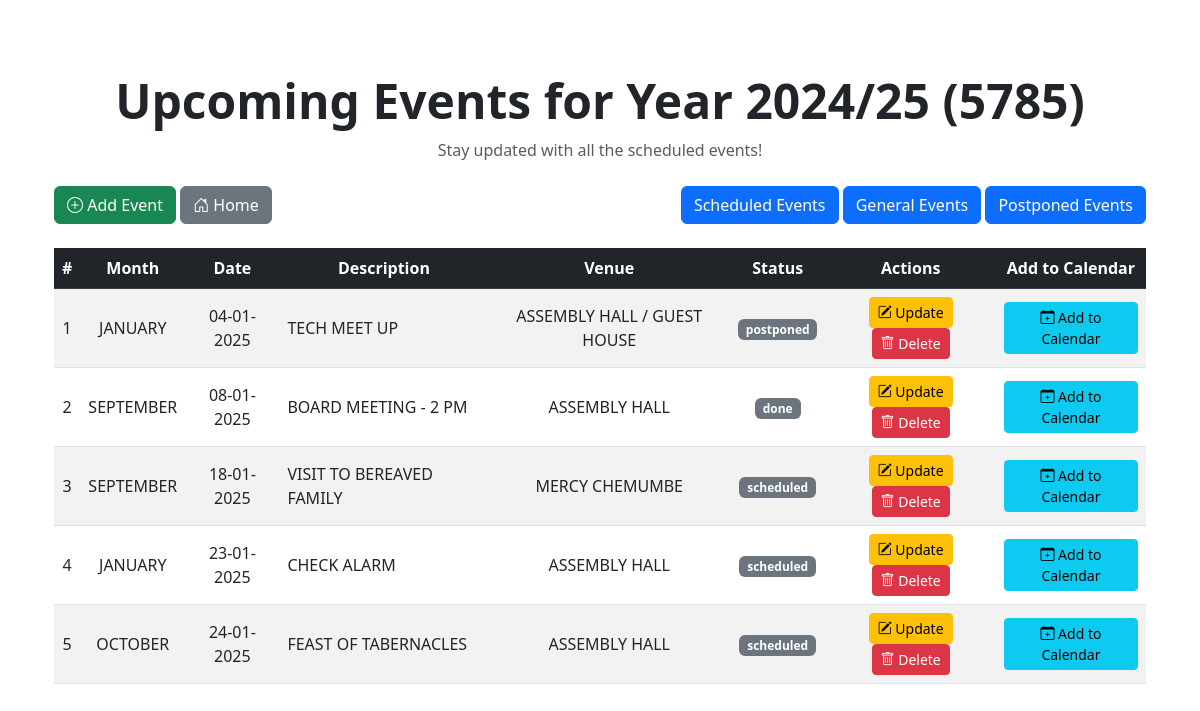
The app's page /events (signed in), older data.
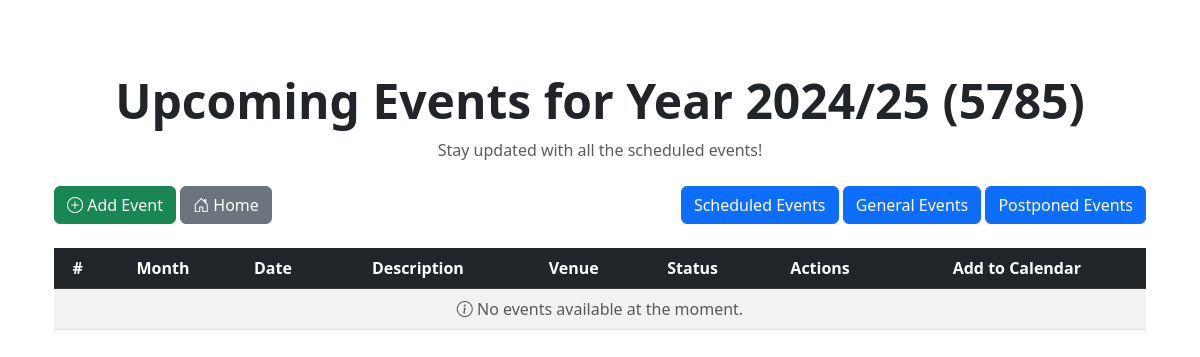
The same page, newer data.
### application/models.py (models this page shows, shortened)
class Event(db.Model):
    id = db.Column(db.Integer, primary_key=True)
    month = db.Column(db.String(20), nullable=False)
    branch = db.Column(db.String(20), nullable=False)
    event_date = db.Column(db.Date, nullable=False)
    event_desc  = db.Column(db.Text, nullable=False)
    event_venue  = db.Column(db.Text, nullable=False)
    event_status  = db.Column(db.Enum('done', 'postponed', 'scheduled', name='status_enum', default='scheduled'), nullable=False)

### application/events/routes.py (the view)
@events_bp.route('/events', methods=['POST', 'GET'])
def events():
  if current_user.is_authenticated:
    events = Event.query.filter_by(branch=current_user.branch).order_by(Event.event_date.asc()).all()
  else:
     return redirect(url_for('main.login'))
  return render_template('events.html', events=events, title='Events')

### application/models.py (called while the page is built)
@login_manager.user_loader
def load_user(user_id):
    return User.query.get(int(user_id))

### application/templates/events.html
{% extends "layout.html" %}
{% block content %}
<body>
    <div class="container mt-5">
        <div class="text-center mb-4">
            <h1 class="display-5 fw-bold">Upcoming Events for Year 2024/25 (5785)</h1>
            <p class="text-muted">Stay updated with all the scheduled events!</p>
        </div>
        <div class="d-flex justify-content-between align-items-center mb-4">
            <div>
                <a href="{{ url_for('events.add_event') }}" class="btn btn-success">
                    <i class="bi bi-plus-circle"></i> Add Event
                </a>
                <a href="{{ url_for('main.home') }}" class="btn btn-secondary">
                    <i class="bi bi-house-door"></i> Home
                </a>
            </div>
            <div>
                <a href="#" class="btn btn-primary">Scheduled Events</a>
                <a href="{{ url_for('events.general_events') }}" class="btn btn-primary">General Events</a>
                <a href="#" class="btn btn-primary">Postponed Events</a>
            </div>
        </div>
        <div class="table-responsive">
            <table class="table table-hover table-striped align-middle">
                <thead class="table-dark text-center">
                    <tr>
                        <th>#</th>
                        <th>Month</th>
                        <th>Date</th>
                        <th>Description</th>
                        <th>Venue</th>
                        <th>Status</th>
                        <th>Actions</th>
                        <th>Add to Calendar</th>
                    </tr>
                </thead>
                <tbody>
                    {% if events %}
                        {% for event in events %}
                        <tr>
                            <td class="text-center">{{ loop.index }}</td>
                            <td class="text-center">{{ event.month }}</td>
                            <td class="text-center">{{ event.event_date.strftime('%d-%m-%Y') }}</td>
                            <td>{{ event.event_desc }}</td>
                            <td class="text-center">{{ event.event_venue }}</td>
                            <td class="text-center">
                                <span class="badge {{ 'bg-success' if event.event_status == 'Active' else 'bg-secondary' }}">
                                    {{ event.event_status }}
                                </span>
                            </td>
                            <td class="text-center">
                                <a href="{{ url_for('events.update_event', event_id=event.id) }}" class="btn btn-warning btn-sm">
                                    <i class="bi bi-pencil-square"></i> Update
                                </a>
                                <a href="{{ url_for('events.delete_event', event_id=event.id) }}" class="btn btn-danger btn-sm"
                                   onclick="return confirm('Are you sure you want to delete this event?');">
                                    <i class="bi bi-trash"></i> Delete
                                </a>
                            </td>
                            <td class="text-center">
                                <a href="{{ url_for('events.download_ics', event_id=event.id) }}" class="btn btn-info btn-sm" role="button">
                                    <i class="bi bi-calendar-plus"></i> Add to Calendar
                                </a>
                            </td>
                        </tr>
                        {% endfor %}
                    {% else %}
                        <tr>
                            <td colspan="8" class="text-center text-muted">
                                <i class="bi bi-info-circle"></i> No events available at the moment.
                            </td>
                        </tr>
                    {% endif %}
                </tbody>
            </table>
        </div>
    </div>
</body>
{% endblock content %}

Row changes from the older to the newer data that the page shows:
removed Event: month "JANUARY", event_date "04-01-2025", event_desc "TECH MEET UP", event_venue "ASSEMBLY HALL / GUEST HOUSE", event_status "postponed"
removed Event: month "SEPTEMBER", event_date "08-01-2025", event_desc "BOARD MEETING - 2 PM", event_venue "ASSEMBLY HALL", event_status "done"
removed Event: month "SEPTEMBER", event_date "18-01-2025", event_desc "VISIT TO BEREAVED FAMILY", event_venue "MERCY CHEMUMBE", event_status "scheduled"
removed Event: month "JANUARY", event_date "23-01-2025", event_desc "CHECK ALARM", event_venue "ASSEMBLY HALL", event_status "scheduled"
removed Event: month "OCTOBER", event_date "24-01-2025", event_desc "FEAST OF TABERNACLES", event_venue "ASSEMBLY HALL", event_status "scheduled"
Text that changed along with them:
text now shown: "No events available at the moment."
